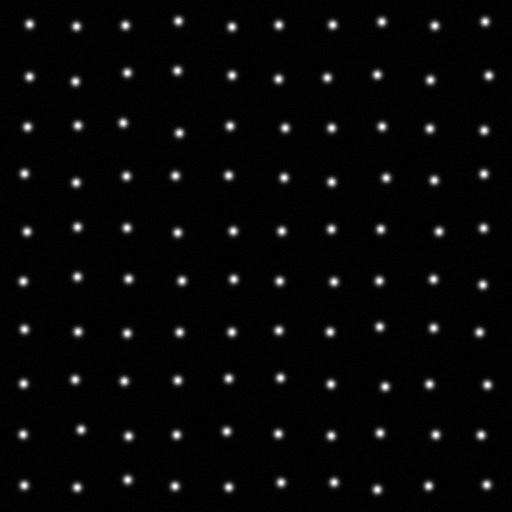
#> input picture data/frame_000.bmp, 512 x 512 px; its folder holds only this picture in this run
$ python block1_centroid.py
#> lines starting #> are read from the running program, lines starting #| are printed output that depends on the picture; after the words box and inside, x2 and y2 are one past the last pixel; in counts of white or black regions, pixels touching at a corner belong together; long printed decimals are rounded
import numpy as np
import cv2
import matplotlib.pyplot as plt
import os

# Block 1 — centroid detection
# for each lenslet subaperture find the spot center
# using intensity-weighted center of mass (standard in AO)

DATA   = "data"
OUT    = "output"
N_LENS = 10
CAMPIX = 512
THRESH = 20    # below this = noise, ignore

SUB = CAMPIX // N_LENS

def load_frame(idx):
#> called with idx = 0
    p = os.path.join(DATA, f"frame_{idx:03d}.bmp")
    img = cv2.imread(p, cv2.IMREAD_GRAYSCALE)
#> img is the input picture: shape (512, 512); min 0, max 255, mean 7.5
    if img is None:
        raise FileNotFoundError(p)
    return img

def subaperture(frame, row, col):
    # crop lenslet region from full frame
    y0, y1 = row * SUB, (row + 1) * SUB
    x0, x1 = col * SUB, (col + 1) * SUB
    return frame[y0:y1, x0:x1]

def spot_centroid(sub, row, col):
    # intensity-weighted CoM inside one subaperture
    # returns position in full-frame pixel coords
    patch = sub.astype(np.float32)
    patch[patch < THRESH] = 0.0

    I_tot = patch.sum()
    if I_tot < 1e-6:
        # no spot found — fall back to subaperture center
        return (col * SUB + SUB // 2,
                row * SUB + SUB // 2, False)

    xs = np.arange(SUB)
    ys = np.arange(SUB)

    # local centroid
    lx = (patch * xs[np.newaxis, :]).sum() / I_tot
    ly = (patch * ys[:, np.newaxis]).sum() / I_tot

    # convert to full frame coords
    gx = col * SUB + lx
    gy = row * SUB + ly
    return gx, gy, True

def find_all_centroids(frame):
    cents  = []
    valids = []
    for r in range(N_LENS):
        for c in range(N_LENS):
            sub = subaperture(frame, r, c)
            gx, gy, ok = spot_centroid(sub, r, c)
            cents.append([gx, gy])
            valids.append(ok)
#> this loop made 10 passes
#> pass 1, in spot_centroid, `patch = sub.astype(np.float32)`:
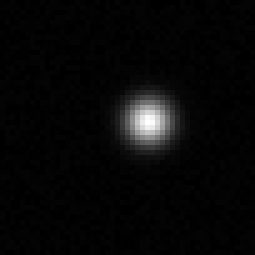
#> patch: shape (51, 51) float32 (shown 5 times larger); min 0, max 255, mean 7.5
#> pass 1, in spot_centroid (call 2), `patch = sub.astype(np.float32)`:
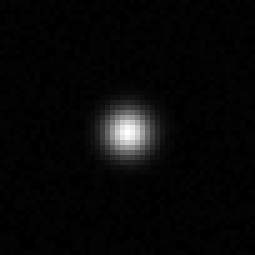
#> patch: shape (51, 51) float32 (shown 5 times larger); min 0, max 255, mean 7.6
#> pass 1, in spot_centroid (call 3), `patch = sub.astype(np.float32)`:
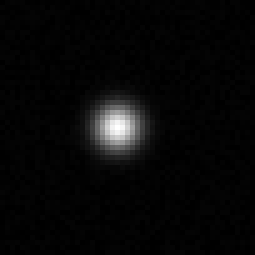
#> patch: shape (51, 51) float32 (shown 5 times larger); min 0, max 255, mean 7.5
#> pass 1, in spot_centroid (call 4), `patch = sub.astype(np.float32)`:
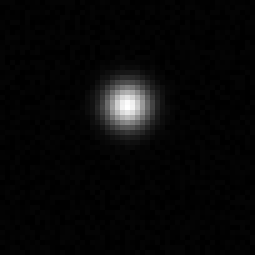
#> patch: shape (51, 51) float32 (shown 5 times larger); min 0, max 255, mean 7.6
#> after the loop:
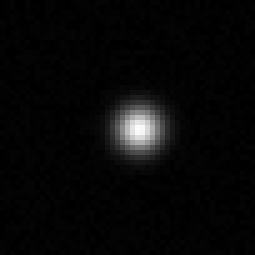
#> sub: shape (51, 51) (shown 5 times larger); min 0, max 251, mean 7.5
#> after the loop, cents = 100 pairs, first value 22.69 to 488.4, second value 20.6 to 489.2; valids = 100 items, first 6: True, True, True, True, True, True
    return np.array(cents), np.array(valids)

def show_centroids(frame, cents, valids):
    rgb = cv2.cvtColor(frame, cv2.COLOR_GRAY2BGR)
    for i, (cx, cy) in enumerate(cents):
        col = (0, 255, 0) if valids[i] else (0, 0, 255)
        cv2.circle(rgb, (int(cx), int(cy)), 3, col, -1)
    plt.figure(figsize=(7, 7))
    plt.imshow(cv2.cvtColor(rgb, cv2.COLOR_BGR2RGB))
    plt.title("Centroid detection — green=valid, red=fallback")
    plt.axis("off")
    plt.tight_layout()
    plt.savefig(os.path.join(OUT, "centroids_frame000.png"))
    plt.show()

# ── run ──────────────────────────────────────────────────
if __name__ == "__main__":
    print("Block 1 — centroid detection")
    frame = load_frame(0)
    cents, valids = find_all_centroids(frame)

    n_ok  = valids.sum()
    print(f"  {n_ok}/{len(cents)} valid spots found")
#|   100/100 valid spots found
    print(f"  first 3 centroids: {cents[:3]}")
#|   first 3 centroids: [[ 29.235  23.796]
#|  [ 76.099  26.017]
#|  [125.042  24.987]]

    show_centroids(frame, cents, valids)
#> the loop in show_centroids, `for i, (cx, cy) in enumerate(cents):` made 100 passes
#> (cx, cy) on passes 1 to 12: (29.23, 23.8), (76.1, 26.02), (125, 24.99), (178, 20.6), (231.6, 26.51), (278.4, 24.56), (332.3, 24.34), (381.4, 21.36), (434.4, 25.33), (484.7, 21.19), (29.15, 76.4), (75.04, 81.07)
#> after the loop in show_centroids, `for i, (cx, cy) in enumerate(cents):`:
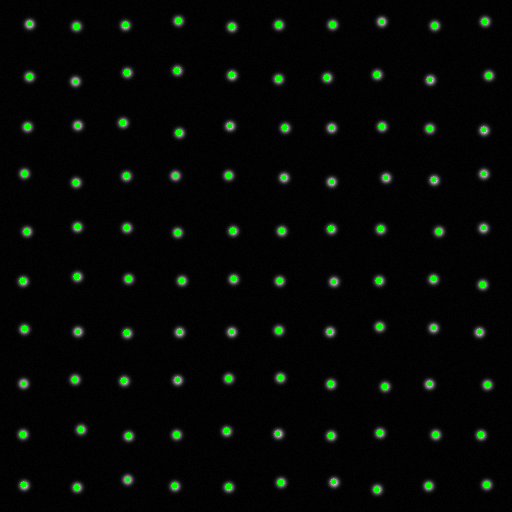
#> rgb: shape (512, 512, 3); 1.11% of pixels changed, all inside (x1, y1, x2, y2) = (19, 17, 492, 493)

    np.save(os.path.join(DATA, "cents_000.npy"),  cents)
    np.save(os.path.join(DATA, "valids_000.npy"), valids)
    print("  saved cents_000.npy, valids_000.npy")
